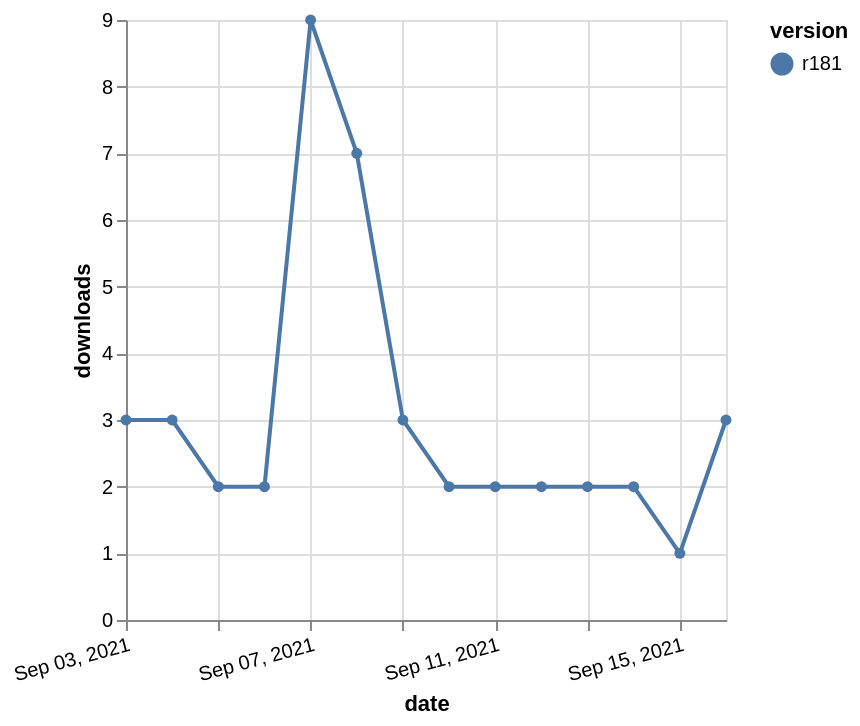

This figure's Vega-Lite source:
### Vega-Lite specification from a JSON file in a GitHub repository (floating-point values rounded to 4 significant figures)
{"$schema": "https://vega.github.io/schema/vega-lite/v5.json", "description": "A simple bar chart with embedded data.", "data": {"values": [{"date": "2021-09-03", "total": 4780, "delta": 3, "version": "r181"}, {"date": "2021-09-04", "total": 4783, "delta": 3, "version": "r181"}, {"date": "2021-09-05", "total": 4785, "delta": 2, "version": "r181"}, {"date": "2021-09-06", "total": 4787, "delta": 2, "version": "r181"}, {"date": "2021-09-07", "total": 4796, "delta": 9, "version": "r181"}, {"date": "2021-09-08", "total": 4803, "delta": 7, "version": "r181"}, {"date": "2021-09-09", "total": 4806, "delta": 3, "version": "r181"}, {"date": "2021-09-10", "total": 4808, "delta": 2, "version": "r181"}, {"date": "2021-09-11", "total": 4810, "delta": 2, "version": "r181"}, {"date": "2021-09-12", "total": 4812, "delta": 2, "version": "r181"}, {"date": "2021-09-13", "total": 4814, "delta": 2, "version": "r181"}, {"date": "2021-09-14", "total": 4816, "delta": 2, "version": "r181"}, {"date": "2021-09-15", "total": 4817, "delta": 1, "version": "r181"}, {"date": "2021-09-16", "total": 4820, "delta": 3, "version": "r181"}]}, "width": "container", "mark": {"type": "line", "point": {"filled": true}}, "encoding": {"x": {"field": "date", "type": "temporal", "timeUnit": "yearmonthdate", "title": "date", "axis": {"labelAngle": -15}}, "y": {"field": "delta", "type": "quantitative", "title": "downloads"}, "color": {"field": "version", "type": "nominal"}, "tooltip": {"field": "delta"}}}
